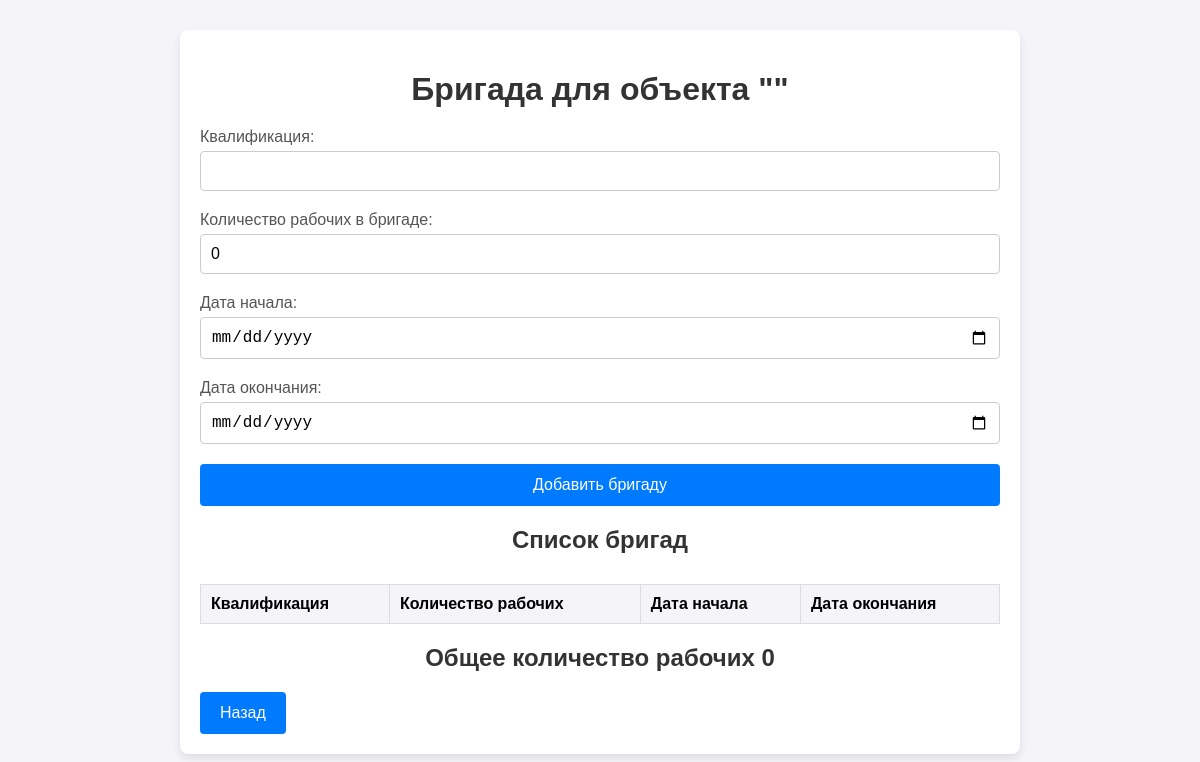
The page /workforce/64 (signed in) on the database as committed earlier.
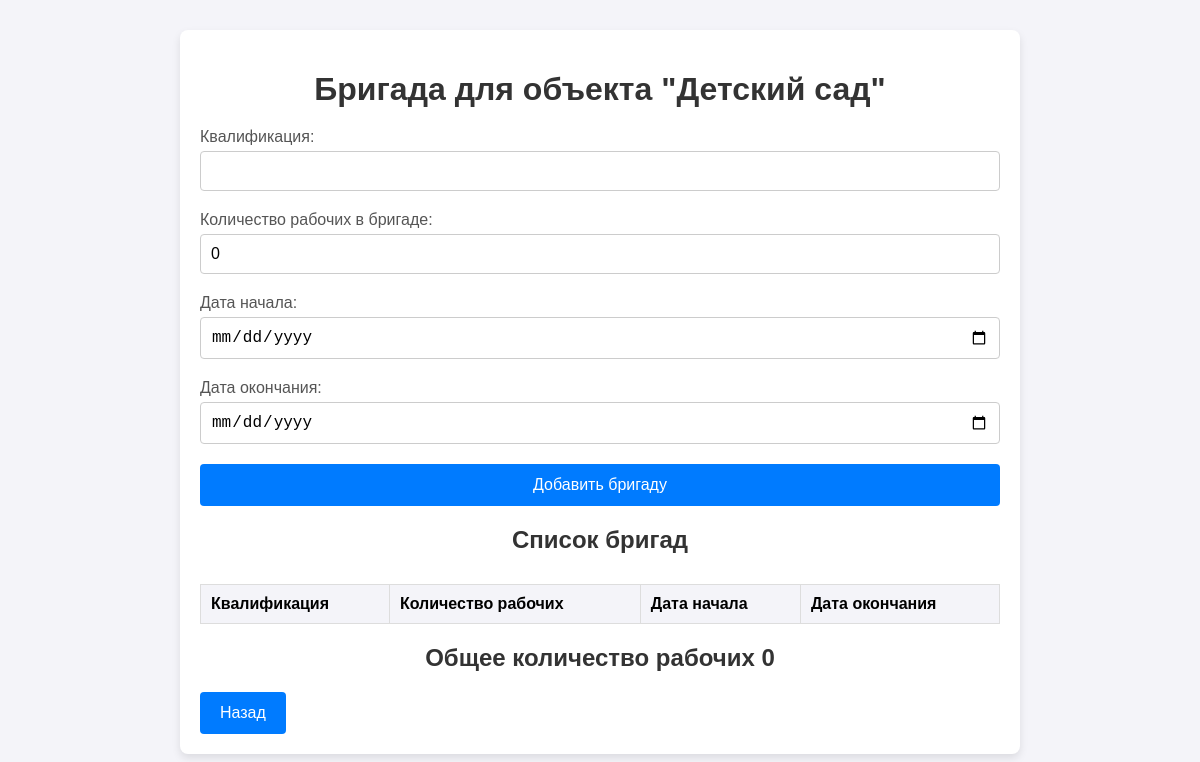
The same page on the database as committed later.
### tables this page shows
CREATE TABLE construction_objects (
                id INTEGER PRIMARY KEY AUTOINCREMENT,
                name TEXT NOT NULL,
                address TEXT NOT NULL,
                deadline TEXT NOT NULL,
                status TEXT NOT NULL
            );

### main.py (the view, shortened to what this page needs)
@app.route("/workforce/<int:object_id>", methods=["GET", "POST"])
@login_required
def manage_workforce(object_id):
    obj = ConstructionObjectTable.get_by_id(object_id)
    workforces = WorkforceTable.get_by_id(object_id)  # Получаем все бригады для объекта
    all_worker = WorkforceTable.count_total_workers(object_id)
    return render_template("manage_workforce.html", obj=obj, workforces=workforces, all_worker=all_worker)

### active_record.py (called while the page is built)
    @staticmethod
    def connect():
        conn = sqlite3.connect(DB_PATH)
        conn.row_factory = sqlite3.Row
        return conn

    @staticmethod
    def from_row(row):
        return ConstructionObject(
            id=row["id"], name=row["name"], address=row["address"],
            deadline=row["deadline"], status=row["status"]
        )

    @staticmethod
    def get_by_id(object_id):
        conn = ConstructionObject.connect()
        cursor = conn.cursor()
        cursor.execute("SELECT * FROM construction_objects WHERE id = ?", (object_id,))
        row = cursor.fetchone()
        conn.close()
        return ConstructionObject.from_row(row) if row else None

    @staticmethod
    def from_row(row):
        return Workforce(
            id=row["id"], object_id=row["object_id"], kval=row["kval"],
            workers=row["workers"], start_date=row["start_date"], end_date=row["end_date"]
        )

    @staticmethod
    def get_all():
        conn = Workforce.connect()
        cursor = conn.cursor()
        cursor.execute("SELECT * FROM workforce")
        rows = cursor.fetchall()
        conn.close()
        return [Workforce.from_row(row) for row in rows]

### templates/manage_workforce.html (shortened to what this page needs)
<!DOCTYPE html>
<html lang="ru">
<head>
</head>
<body>
    <div class="container">
        <h1>Бригада для объекта "{{ obj.name }}"</h1>
        <form method="POST">
            <div class="form-group">
                <label for="kval">Квалификация:</label>
                <input type="text" id="kval" name="kval" value="{{ workforce.kval if workforce else '' }}" required>
            </div>
            <div class="form-group">
                <label for="workers">Количество рабочих в бригаде:</label>
                <input type="number" id="workers" name="workers" value="{{ workforce.workers if workforce else 0 }}" required>
            </div>
            <div class="form-group">
                <label for="start_date">Дата начала:</label>
                <input type="date" id="start_date" name="start_date" value="{{ workforce.start_date if workforce else '' }}" required>
            </div>
            <div class="form-group">
                <label for="end_date">Дата окончания:</label>
                <input type="date" id="end_date" name="end_date" value="{{ workforce.end_date if workforce else '' }}" required>
            </div>
            <button type="submit">Добавить бригаду</button>
        </form>
        <h2>Список бригад</h2>
        <table>
            <thead>
                <tr>
                    <th>Квалификация</th>
                    <th>Количество рабочих</th>
                    <th>Дата начала</th>
                    <th>Дата окончания</th>
                </tr>
            </thead>
        </table>
        <h2>
            Общее количество рабочих {{ all_worker }}
        </h2>
        <button onclick="window.location.href='{{ url_for('index') }}'">Назад</button>
    </div>
</body>
</html>

Rows that differ between the two databases and show on the page:
added construction_objects: name "Детский сад"
